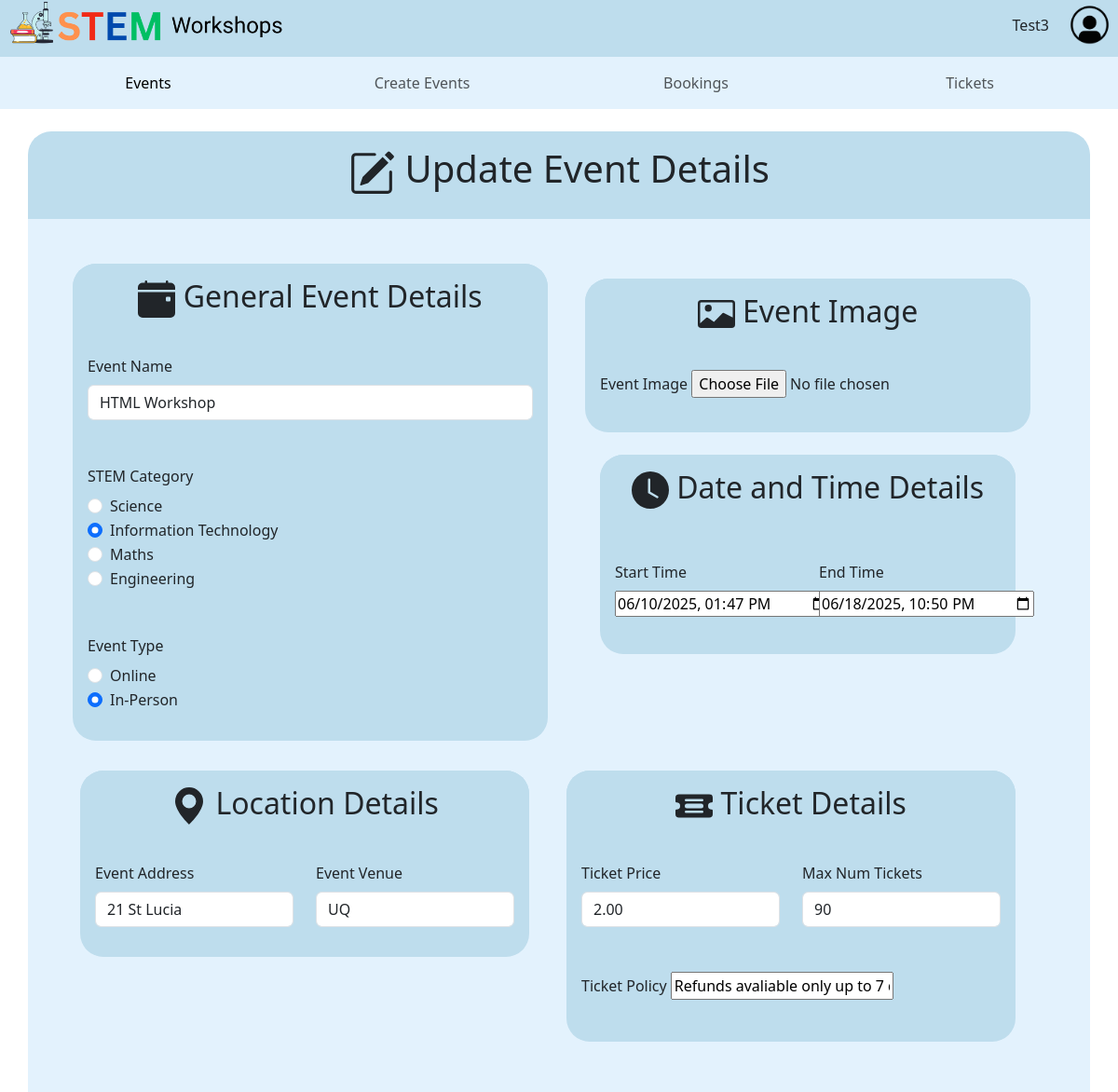
The app's page /4/update (signed in, upper part), older data.
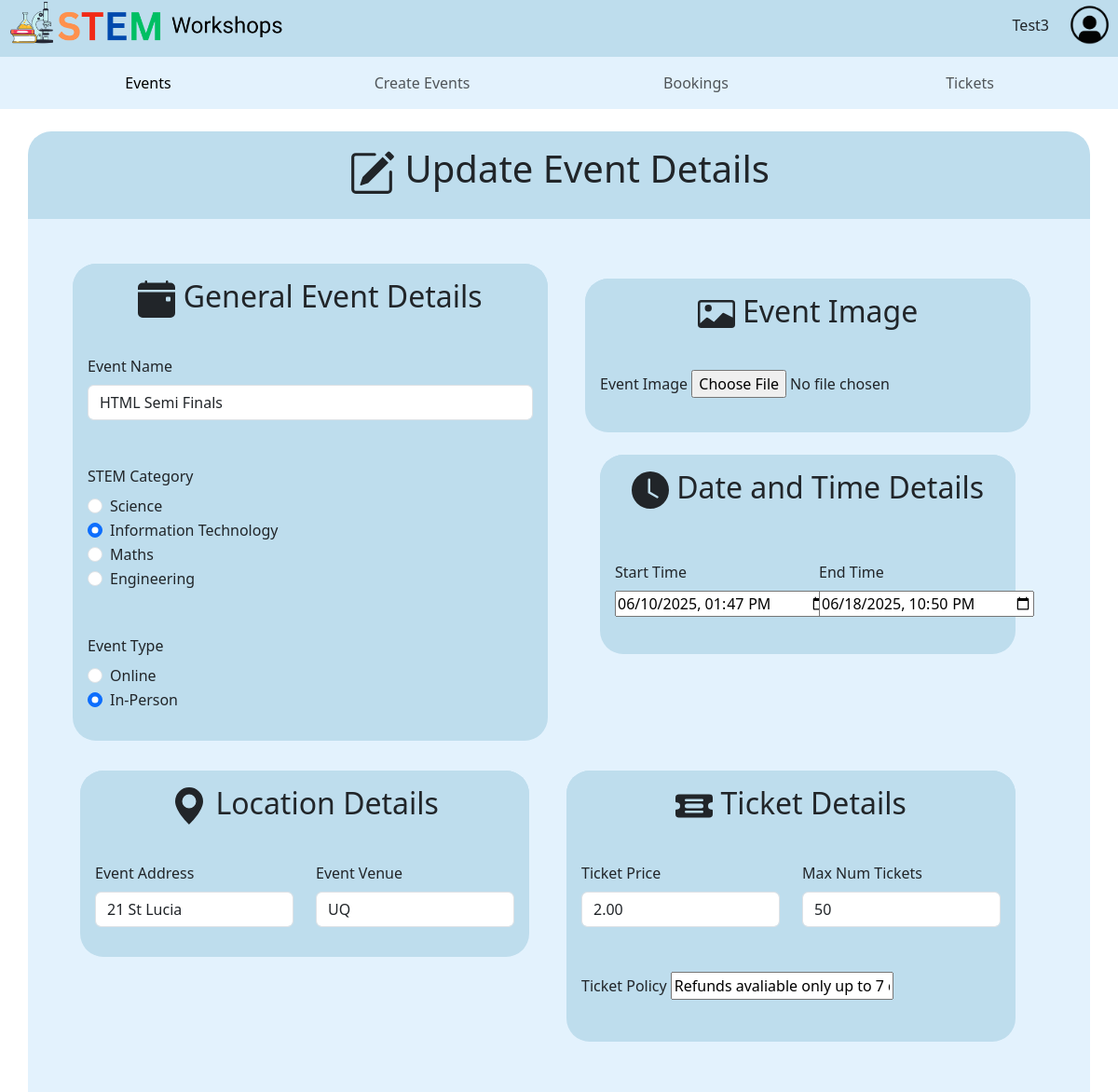
The same page, newer data.
### STEMWorkshops/models.py (models this page shows, shortened)
class Event(db.Model):
    __tablename__ = 'events'
    event_id = db.Column(db.Integer, primary_key=True)
    event_name = db.Column(db.String(80), nullable=False)
    start_time = db.Column(db.DateTime, nullable=False)
    end_time = db.Column(db.DateTime, nullable=False)
    STEM_category = db.Column(db.Enum("Science", "Information Technology", "Maths", "Engineering"), nullable=False)
    event_type = db.Column(db.Enum("Online", "In-Person"), nullable=False)
    event_address = db.Column(db.String(80))
    event_venue = db.Column(db.String(80))
    ticket_price = db.Column(db.Numeric(10,2), nullable=False)
    ticket_policy = db.Column(db.Integer)
    max_num_tickets = db.Column(db.String(100), nullable=False)
    description = db.Column(db.String(200))
    image = db.Column(db.String(400))
    event_status = db.Column(db.Enum("Open", "Inactive", "Sold Out", "Cancelled"))
    user_id = db.Column(db.Integer, db.ForeignKey('users.user_id'))
    comments = db.relationship('Comment', backref='event', cascade="all, delete-orphan")

### STEMWorkshops/events.py (the view)
@events_bp.route('/<id>/update', methods=['GET', 'POST'])
@login_required
def update_event(id):
    update_event = Event.query.get(id)
    form = EventsForm(obj= update_event)
    if form.validate_on_submit():
       form.populate_obj(update_event)
       db_file_path = check_upload_file(form)
       update_event.image = db_file_path
       db.session.commit()
       return redirect(url_for('events.show', id=update_event.event_id))
    return render_template('create_event.html', form=form, heading='Update Event Details')

### STEMWorkshops/forms.py
class EventsForm(FlaskForm):
    event_name=StringField(validators=[InputRequired('Please enter an event name')])
    start_time=DateTimeLocalField(validators=[InputRequired()])
    end_time=DateTimeLocalField(validators=[InputRequired()])
    STEM_category=RadioField('STEM Category', choices=[('Science', 'Science'),('Information Technology', 'Information Technology'),('Maths', 'Maths'),('Engineering', 'Engineering')])
    event_type=RadioField(choices=[('Online','Online'),('In-Person','In-Person')])
    event_address=StringField(validators=[InputRequired()])
    event_venue=StringField(validators=[InputRequired()])
    ticket_price=DecimalField(validators=[InputRequired()])
    ticket_policy=StringField(validators=[InputRequired()])
    max_num_tickets=StringField(validators=[InputRequired()])
    description=StringField(validators=[InputRequired()])
    image = FileField('Event Image', validators=[
        FileRequired(message = 'Image cannot be empty'),
        FileAllowed(ALLOWED_FILE, message='Only supports png, jpg, JPG, PNG')])
    submit = SubmitField("Create/Update Event")

### STEMWorkshops/templates/create_event.html (shortened to what the changed rows need)
{% extends 'base.html' %}
{% from "bootstrap5/form.html" import render_form %}
{% from "bootstrap5/form.html" import render_field %}
{% block content %}
  <form method="post" action="" enctype="multipart/form-data">
    <section class=" mt-4  ">
      <div class="create-events-header container  text-center pt-3 pb-3">
        <h1>
          {{heading}}
        </h1>
      </div>
    </section>
      <section>
        <div class="background-colour container p-5 ">
          <div class="row">
            <div class=" col-md-6 col-sm-12">
              <div class="border-info ">
                <h2 class="heading-info text-center ">
                  General Event Details
                </h2>
                <div class="p-3 ">
                  {{render_field(form.event_name, class="form-control")}}
                </div>
                <div class="p-3">
                  {{render_field(form.STEM_category, class="form")}}
                </div>
                <div class="p-3">
                  {{render_field(form.event_type, class="form")}}
                </div>
              </div>
            </div>
            <div class=" col-md-6 col-sm-12  ">
              <div class="p-3  ">
                <div class="border-info">
                  <h2 class="heading-info text-center">
                    Event Image
                  </h2>
                  <div class="row p-3">
                  {{render_field(form.image, class="form-control-file")}}
                </div>
              </div>
              <div class="p-3  mt-2">
                <div class="border-info">
                  <h2 class="heading-info text-center">
                    <svg xmlns="http://www.w3.org/2000/svg" width="40" height="40" fill="currentColor"
                      class="bi bi-clock-fill" viewBox="0 0 16 16">
                      <path
                        d="M16 8A8 8 0 1 1 0 8a8 8 0 0 1 16 0M8 3.5a.5.5 0 0 0-1 0V9a.5.5 0 0 0 .252.434l3.5 2a.5.5 0 0 0 .496-.868L8 8.71z" />
                    </svg>
                    Date and Time Details
                  </h2>
                  <div class="row p-3">
                    <div class="col-6">
                      <div class="mt-3 mb-4">
                        {{render_field(form.start_time, class="form", type="datetime-local")}}
                      </div>
                    </div>
                    <div class="col-6">
                      <div class="mt-3 mb-4">
                        {{render_field(form.end_time, class="form", type="datetime-local")}}
                      </div>
                    </div>
                  </div>
                </div>
              </div>
            </div>
          </div>
          <div class="row ">
            <div class=" col-md-6 col-sm-12  mt-4 ">
              <div class=" p-2 ">
                <div class="border-info ">
                  <h2 class="heading-info text-center">
                    <svg xmlns="http://www.w3.org/2000/svg" width="40" height="40" fill="currentColor"
                      class="bi bi-geo-alt-fill" viewBox="0 0 16 16">
                      <path d="M8 16s6-5.686 6-10A6 6 0 0 0 2 6c0 4.314 6 10 6 10m0-7a3 3 0 1 1 0-6 3 3 0 0 1 0 6" />
                    </svg>
                    Location Details
                  </h2>
                  <div class="row p-3">
                    <div class="col-md-6 col-sm-12 ">
                      <div>
                        {{render_field(form.event_address, class="form-control")}}
                      </div>
                    </div>
                    <div class="col-md-6 col-sm-12 ">
                      <div>
                        {{render_field(form.event_venue, class="form-control")}}
                      </div>
                    </div>
                  </div>
                </div>
              </div>
            </div>
            <div class=" col-md-6 col-sm-12 ">
              <div class=" p-2 mt-4 ">
                <div class="border-info">
                  <h2 class="heading-info text-center ">
                    Ticket Details
                  </h2>
                  <div class="row p-3">
                    <div class="col-md-6 col-sm-12 ">
                    <div class="input-group">
                      {{render_field(form.ticket_price, class="form-control", id="ticket-price", type="number", step="0.01", min="0")}}
                    </div>
                  </div>
                  <div class="col-md-6 col-sm-12 ">
                    <div class="input-group">
                      {{render_field(form.max_num_tickets, class="form-control", id="ticket-max", type="number", step="1", min="0")}}
                    </div>
                  </div>
                  </div>
                  <div class="row  mb-4 p-3 pb-4">
                    {{render_field(form.ticket_policy, class="form", id="refund-ticket", rows="2")}}
                  </div>
                </div>
              </div>
            </div>
          </div>
      </section>
    </form>
{% endblock %}

Row changes from the older to the newer data that the page shows:
changed Event "☐ Science ☑ Information Technology ☐ Maths ☐ Engineering": event_name "HTML Workshop" → "HTML Semi Finals"; max_num_tickets "90" → "50"
